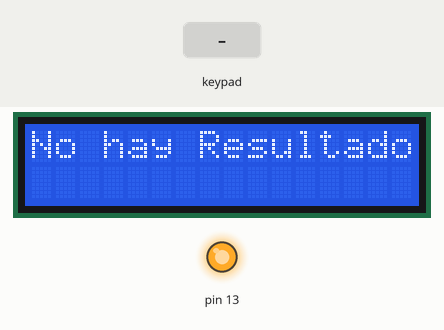
A sketch run on a simulated Arduino Uno, built with avr-gcc and run on an emulated ATmega328P. On the bench: 16×2 character LCD, output pins drawn as LEDs (lit = HIGH). The inputs (shaded band) are chosen by the test bench. What the sketch prints to the serial monitor is not drawn.

Above: at 1.2 s.
1.3 s: key '1' pressed
At 4.1 s:
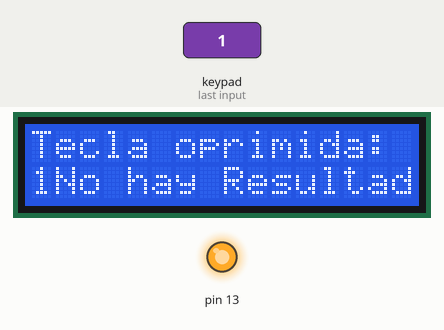
5.3 s: keypad keys 7 + 5 = pressed 1.373 s apart
At 10.5 s:
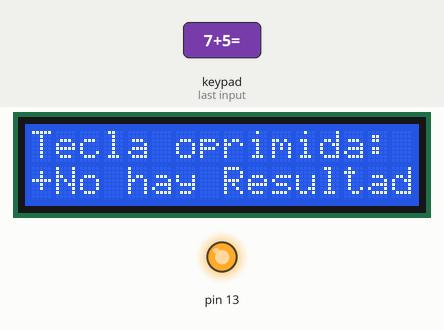
13.6 s: key '*' pressed
17.6 s: keypad keys 8 / 2 = pressed 1.373 s apart
At 24.4 s:
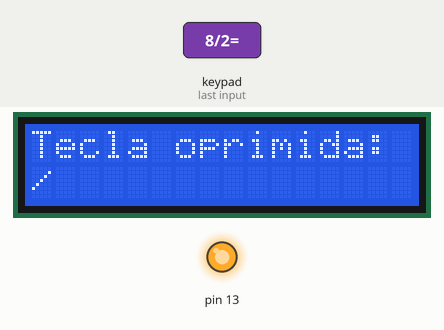
24.5 s: key 'C' pressed
28.5 s: key '2' pressed
At 36.9 s:
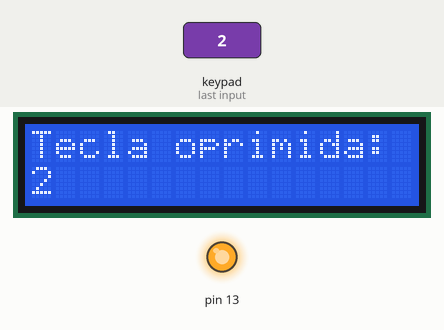
Timing chart, 0 to 37.7 s (numbered marks = the images above; inputs shaded):
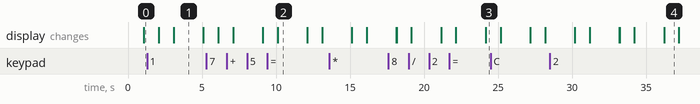

Measured:
- after the input at 1.3 s, the display: first changes after 0.78 s (image 1 shows a later state)
- after the input at 5.3 s, the display: first differs from a run without the input after 0.79 s (image 2 shows a later state)
- after the input at 17.6 s, the display: first differs from a run without the input after 3.6 s (image 3 shows a later state)
- after the input at 28.5 s, the display: first differs from a run without the input after 7.7 s (image 4)
- what the display in image 1 shows lasts 2.0 s, from 3.1 s to 5.1 s

The sketch:

copy_of_dazzling_amur1.ino
```cpp
#include <Keypad.h>
#include <LiquidCrystal.h>
int exam;

LiquidCrystal pantalla(12,11,10,A1,A2,A3,A4);

const byte filas = 4;
const byte columnas = 4;
char teclas[filas][columnas] = {
  {'1','2','3','+'},
  {'4','5','6','-'},
  {'7','8','9','*'},
  {'C','0','=','/'}
};
char tecla = 'n';
byte pinFilas[filas] = {9,8,7,6};
byte pinColumnas[columnas] = {5,4,3,2};

//Instanciamos el objeto de tipo Keypad
Keypad teclado = Keypad(makeKeymap(teclas), pinFilas, pinColumnas, filas, columnas);

void setup()
{
  Serial.begin(9600);
  pinMode(0, OUTPUT);
  pinMode(13, OUTPUT);
  digitalWrite(13, HIGH);
  pantalla.begin(16, 2);
  pantalla.clear();
  pantalla.setCursor(0, 0);
  //pantalla.print("Resultados:"+exam);

}

void loop()
{
    tecla = teclado.getKey(); //Extraigo la tecla oprimida

    if(tecla)
    {
      pantalla.clear();
      pantalla.print("Tecla oprimida:");
      pantalla.setCursor(0, 1);
      pantalla.print(tecla);
      Serial.println("Tecla presionada: "+ String(tecla));
    }
    //SIMULACION DE COMO FUNCIONARIA SI SE COLOCARAN EXAMENES
      if(exam == 0){
      //Codigo para poder encender la luz
      digitalWrite(12, HIGH);
      delay(500);
      digitalWrite(12, LOW);
      delay(500);//Esperar el tiempo en segundos
      pantalla.print("No hay Resultados:");
      }
      else{
      pantalla.print("Hay Resultados:");
        if(tecla){
        exam=1;
          pantalla.print("su nota seria:"+exam);
        }
      }

}
```
